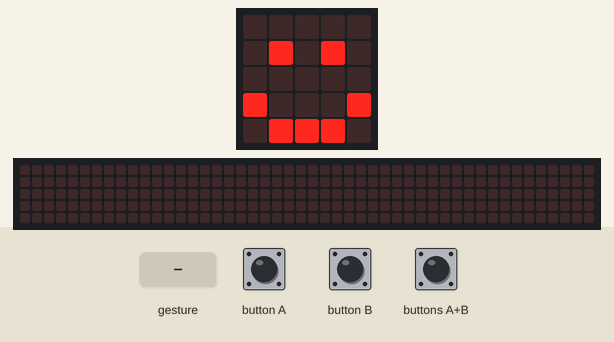
Simulated run of this program. Board: BBC micro:bit (MakeCode). Shown: the board's 5×5 LED display, a strip that is not on the board, showing the scrolling text unrolled. The inputs (shaded band) are chosen by the test bench. A tilt is held for 1.5 s and a shake lasts 1 s, then the board lies face up again; the 48×5 strip is a reading aid, not a part: it shows the text the display is scrolling, unrolled, one strip-width of it at a time.

Above: at 1.8 s.
1.9 s: button A pressed for 0.15 s
At 2.12 s:
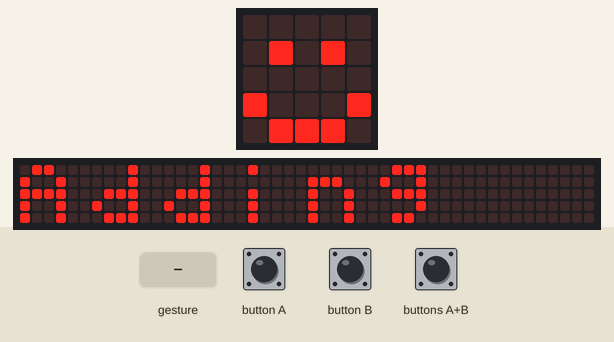
At 2.57 s:
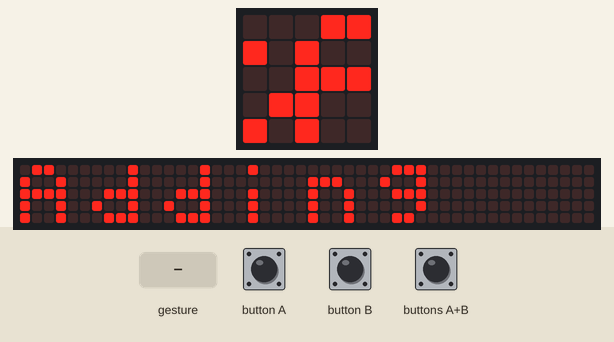
2.6 s: button B pressed for 0.15 s
3.3 s: buttons A+B pressed for 0.15 s
4.0 s: gesture 'shake'
7.0 s: button A pressed for 0.15 s
At 9.17 s:
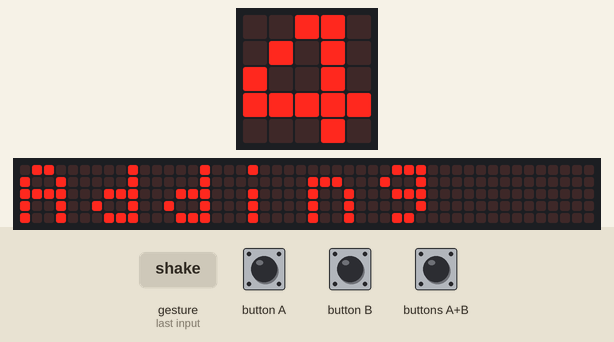

The program:

main.ts
```typescript
// (licence header left out)
let num1 = 8
let num2 = 2
let answer = 0

basic.showIcon(IconNames.Happy)

// Addition
input.onButtonPressed(Button.A, function () {
    answer = num1 + num2
    basic.showString("Adding")
    basic.showNumber(answer)
})

// Subtraction
input.onButtonPressed(Button.B, function () {
    answer = num1 - num2
    basic.showString("Subtract")
    basic.showNumber(answer)
})

// Multiplication
input.onButtonPressed(Button.AB, function () {
    answer = num1 * num2
    basic.showString("Multiply")
    basic.showNumber(answer)
})
// Division
input.onGesture(Gesture.Shake, function () {
    answer = num1 / num2
    basic.showString("Divide")
    basic.showNumber(answer)
})
```

Measured:
- after the input at 1.9 s, the display: changes after 0.15 s (image 1)
- after the input at 7.0 s, the display: first differs from a run without the input after 2.1 s (image 3)
